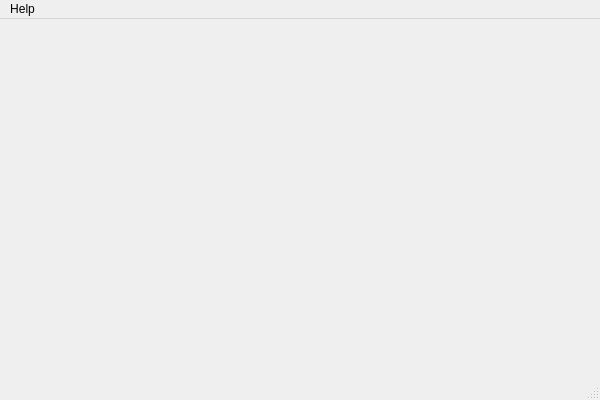
<?xml version="1.0" encoding="UTF-8"?>
<ui version="4.0">
 <class>MainWindow</class>
 <widget class="QMainWindow" name="MainWindow">
  <property name="geometry">
   <rect>
    <x>0</x>
    <y>0</y>
    <width>600</width>
    <height>400</height>
   </rect>
  </property>
  <property name="windowTitle">
   <string>OpenCV Test</string>
  </property>
  <widget class="QWidget" name="centralwidget"/>
  <widget class="QMenuBar" name="menubar">
   <property name="geometry">
    <rect>
     <x>0</x>
     <y>0</y>
     <width>600</width>
     <height>25</height>
    </rect>
   </property>
   <widget class="QMenu" name="menu_Help">
    <property name="title">
     <string>Help</string>
    </property>
    <addaction name="action_AboutQt"/>
   </widget>
   <addaction name="menu_Help"/>
  </widget>
  <widget class="QStatusBar" name="statusbar"/>
  <action name="action_AboutQt">
   <property name="text">
    <string>About Qt..</string>
   </property>
  </action>
 </widget>
 <resources/>
 <connections/>
</ui>
